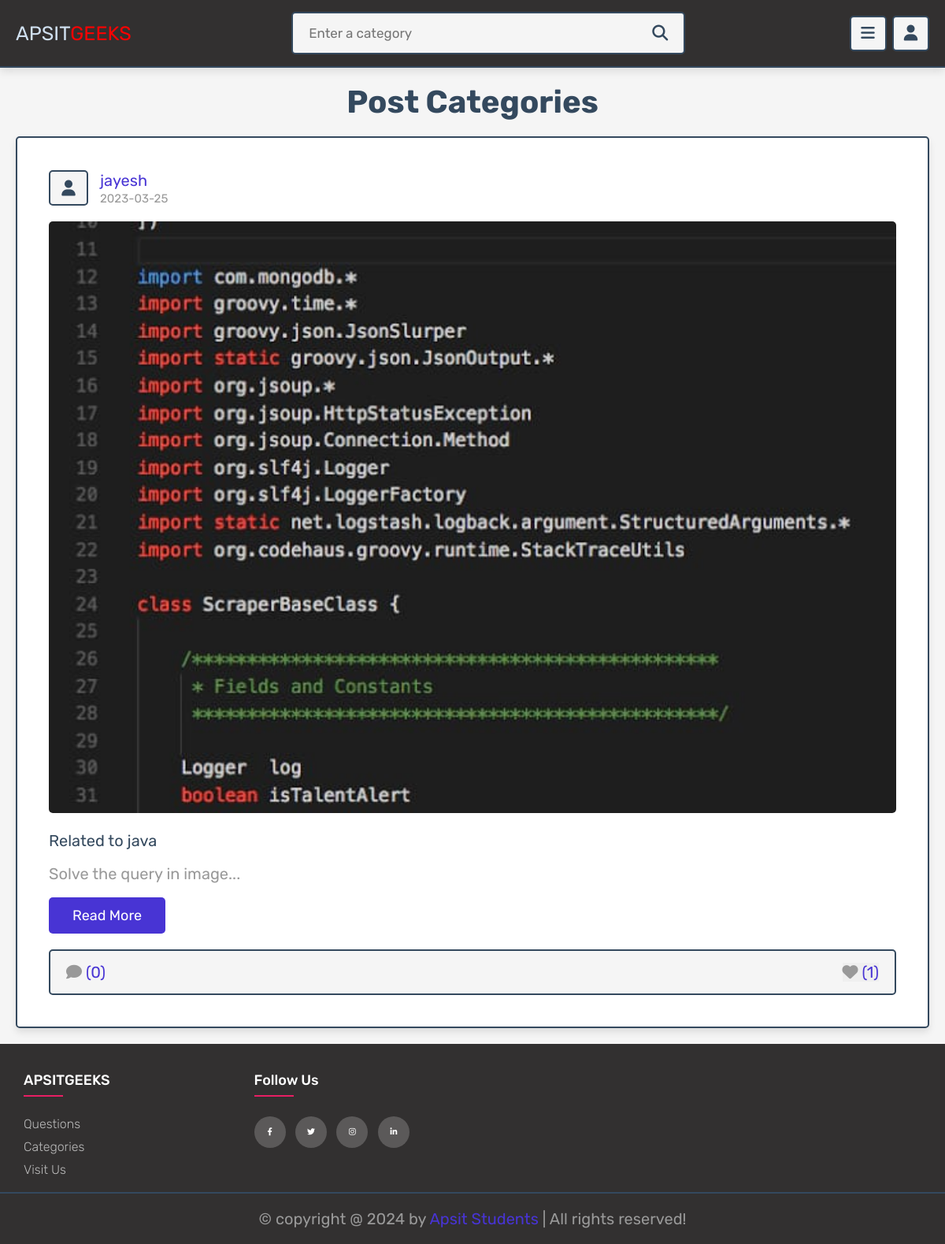
The app's page /category.php?category=Java with its own data.
### tables this page shows
CREATE TABLE `posts` (
  `id` int(100) NOT NULL,
  `admin_id` int(100) NOT NULL,
  `name` varchar(100) NOT NULL,
  `title` varchar(100) NOT NULL,
  `content` varchar(10000) NOT NULL,
  `category` varchar(50) NOT NULL,
  `image` varchar(100) NOT NULL,
  `date` date NOT NULL DEFAULT current_timestamp(),
  `status` varchar(10) NOT NULL
);

### category.php (the view, shortened to what this page needs)
<?php
include 'components/connect.php';
if(isset($_SESSION['user_id'])){
   $user_id = $_SESSION['user_id'];
}else{
   $user_id = '';
};
if(isset($_GET['category'])){
   $category = $_GET['category'];
}else{
   $category = '';
}
?>
<!DOCTYPE html>
<html lang="en">
<head>
   <link rel="stylesheet" href="https://cdnjs.cloudflare.com/ajax/libs/font-awesome/6.1.1/css/all.min.css">
   <link rel="stylesheet" href="css/style.css">
</head>
<body>
<?php include 'components/user_header.php'; ?>
<section class="posts-container">
   <h1 class="heading">post categories</h1>
   <div class="box-container">
      <?php
         $select_posts = $conn->prepare("SELECT * FROM `posts` WHERE category = ? and status = ?");
         $select_posts->execute([$category, 'active']);
         if($select_posts->rowCount() > 0){
            while($fetch_posts = $select_posts->fetch(PDO::FETCH_ASSOC)){
            $post_id = $fetch_posts['id'];
            $count_post_comments = $conn->prepare("SELECT * FROM `comments` WHERE post_id = ?");
            $count_post_comments->execute([$post_id]);
            $total_post_comments = $count_post_comments->rowCount();
            $count_post_likes = $conn->prepare("SELECT * FROM `likes` WHERE post_id = ?");
            $count_post_likes->execute([$post_id]);
            $total_post_likes = $count_post_likes->rowCount();
            $confirm_likes = $conn->prepare("SELECT * FROM `likes` WHERE user_id = ? AND post_id = ?");
            $confirm_likes->execute([$user_id, $post_id]);
      ?>
      <form class="box" method="post">
         <div class="post-admin">
            <i class="fas fa-user"></i>
            <div>
               <a href="author_posts.php?author=<?= $fetch_posts['name']; ?>"><?= $fetch_posts['name']; ?></a>
               <div><?= $fetch_posts['date']; ?></div>
            </div>
         </div>
         <?php
            if($fetch_posts['image'] != ''){
         ?>
         <img src="uploaded_img/<?= $fetch_posts['image']; ?>" class="post-image" alt="">
         <?php
         }
         ?>
         <div class="post-title"><?= $fetch_posts['title']; ?></div>
         <div class="post-content content-150"><?= $fetch_posts['content']; ?></div>
         <a href="view_post.php?post_id=<?= $post_id; ?>" class="inline-btn">read more</a>
         <div class="icons">
            <a href="view_post.php?post_id=<?= $post_id; ?>"><i class="fas fa-comment"></i><span>(<?= $total_post_comments; ?>)</span></a>
            <button type="submit" name="like_post"><i class="fas fa-heart" style="<?php if($confirm_likes->rowCount() > 0){ echo 'color:var(--red);'; } ?>  "></i><span>(<?= $total_post_likes; ?>)</span></button>
         </div>
      </form>
      <?php
         }
      }else{
         echo '<p class="empty">no posts found for this category!</p>';
      }
      ?>
   </div>
</section>
<?php include 'components/footer.php'; ?>
</body>
</html>

### css/style.css (style rules this page uses)
:root { --main-color:#4834d4; --red:#e74c3c; --orange:#f39c12; --black:#34495e; --white:#fff; --light-bg:#f5f5f5; --light-color:#999; --border:.2rem solid var(--black); --box-shadow:0 .5rem 1rem rgba(0,0,0,.1); }
* { font-family: 'Rubik', sans-serif; margin:0; padding:0; box-sizing: border-box; outline: none; border:none; text-decoration: none; }
html { font-size: 62.5%; overflow-x: hidden; scroll-behavior: smooth; scroll-padding-top: 7rem; }
body { background-color: var(--light-bg); }
section { padding:2rem; margin: 0 auto; max-width: 1200px; }
.btn, .delete-btn, .option-btn, .inline-btn, .inline-option-btn, .inline-delete-btn { margin-top: 1rem; border-radius: .5rem; cursor: pointer; font-size: 1.8rem; color:var(--white); padding:1.2rem 3rem; text-transform: capitalize; text-align: center; }
.inline-btn, .inline-option-btn, .inline-delete-btn { display: inline-block; margin-right: 1rem; }
.inline-btn, .btn { background-color: var(--main-color); }
.heading { margin-bottom: 2rem; text-align: center; font-size: 4rem; color:var(--black); text-transform: capitalize; }
.posts-container .box-container { display: grid; grid-template-columns: repeat(auto-fit, minmax(33rem, 1fr)); gap:1.5rem; align-items: flex-start; justify-content: center; }
.posts-container .box-container .box { border:var(--border); box-shadow: var(--box-shadow); border-radius: .5rem; background-color: var(--white); padding:4rem; overflow: hidden; }
.posts-container .box-container .box .post-admin { display: flex; align-items: center; gap:1.5rem; margin-bottom: 2rem; }
.posts-container .box-container .box .post-admin i { text-align: center; height: 4.5rem; width: 5rem; line-height: 4.2rem; font-size: 2rem; border:var(--border); border-radius: .5rem; background-color: var(--light-bg); color:var(--black); }
.posts-container .box-container .box .post-admin a { font-size: 2rem; color:var(--main-color); }
.posts-container .box-container .box .post-admin div { font-size: 1.5rem; margin-top: .2rem; color:var(--light-color); }
.posts-container .box-container .box .post-image { width:100%; border-radius: .5rem; margin-bottom: 2rem; }
.posts-container .box-container .box .post-title { font-size: 2rem; color:var(--black); overflow: hidden; text-overflow: ellipsis; white-space: nowrap; margin-bottom: 1rem; }
.posts-container .box-container .box .post-content { font-size: 2rem; line-height: 1.5; padding:.5rem 0; color:var(--light-color); white-space: pre-line; }
.posts-container .box-container .box .post-content::after { content: '...'; }
.posts-container .box-container .box .icons { display: flex; align-items: center; justify-content: space-between; gap:1rem; background-color: var(--light-bg); border-radius: .5rem; padding:1.5rem 2rem; border:var(--border); margin-top: 2rem; }
.posts-container .box-container .box .icons button { cursor: pointer; }
.posts-container .box-container .box .icons i { margin-right:.5rem; font-size:2rem; color:var(--light-color); }
.posts-container .box-container .box .icons span { font-size: 2rem; color:var(--main-color); }

### records on screen
posts: name "jayesh", date "2023-03-25", image (picture), title "Related to java", content "Solve the query in image", total_post_comments "0", total_post_likes "1"
